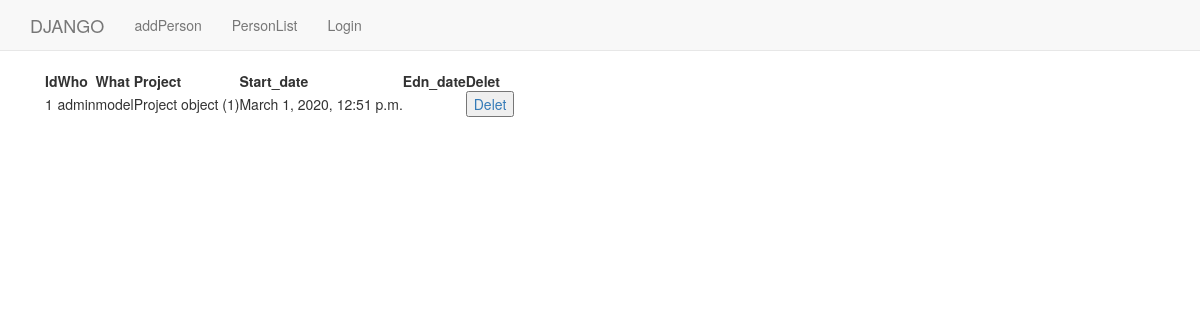
The app's page /polls/NotifikationUser/1/ with its own data.
### polls/models.py (models this page shows)
class Notification(models.Model):
    idNotification = models.AutoField(primary_key=True)
    who = models.ForeignKey(User, on_delete=models.SET_NULL,null=True)
    what = models.CharField(max_length=100)
    projectOwner = models.ForeignKey(Project,on_delete=models.CASCADE)
    start_date = models.DateTimeField(
        default=timezone.now)
    edn_date = models.DateTimeField(
        default=timezone.now)

class Project(models.Model):
    idProject = models.AutoField(primary_key=True)
    name = models.CharField(max_length=50)
    description = models.CharField(max_length=50)
    owner = models.ForeignKey(User,on_delete=models.SET_NULL,null=True)
    state = models.CharField(max_length=50)

### polls/views.py (the view)
# urls.py: path('NotifikationUser/<int:pk>/', views.NotifikationUser.as_view(), name='notifikationUser'),
class NotifikationUser(generic.ListView):
    template_name = 'polls/notifikationUser.html'
    context_object_name = 'notifikation'
    def get_queryset(self):
        person= get_object_or_404(Person,id=self.kwargs['pk'])
        return Notification.objects.filter(who=person.user)

### templates/polls/notifikationUser.html
{% extends "polls/base.html" %}
{% block body_block %}
  <div class="container">
   <table>
  <tr>
      <th>Id</th>
      <th>Who</th>
      <th>What</th>
      <th>Project</th>
      <th>Start_date</th>
      <th>Edn_date</th>
      <th>Delet</th>
  </tr>
{% if notifikation.count > 0  %}
    <tr>
    {% for n in notifikation %}
         <td>{{ n.idNotification }}</td>
         <td>{{ n.who }}</td>
         <td>{{ n.what }}</td>
         <td>{{ n.projectOwner }}</td>
         <td>{{ n.start_date }}</td>
        <td>{{ n.Edn_date }}</td>
        <td><a href="{% url 'polls:detailPerson' n.idNotification %}"><button value="Wyswietl">Delet</button> </a></td></tr>
    {% endfor %}
{% else %}
    <p>No polls are available.</p>
{% endif %}
</table>
  </div>
{% endblock %}

### records on screen
Notification: idNotification "1", who "admin", what "model", projectOwner "Project object (1)", start_date "March 1, 2020, 12:51 p.m."
